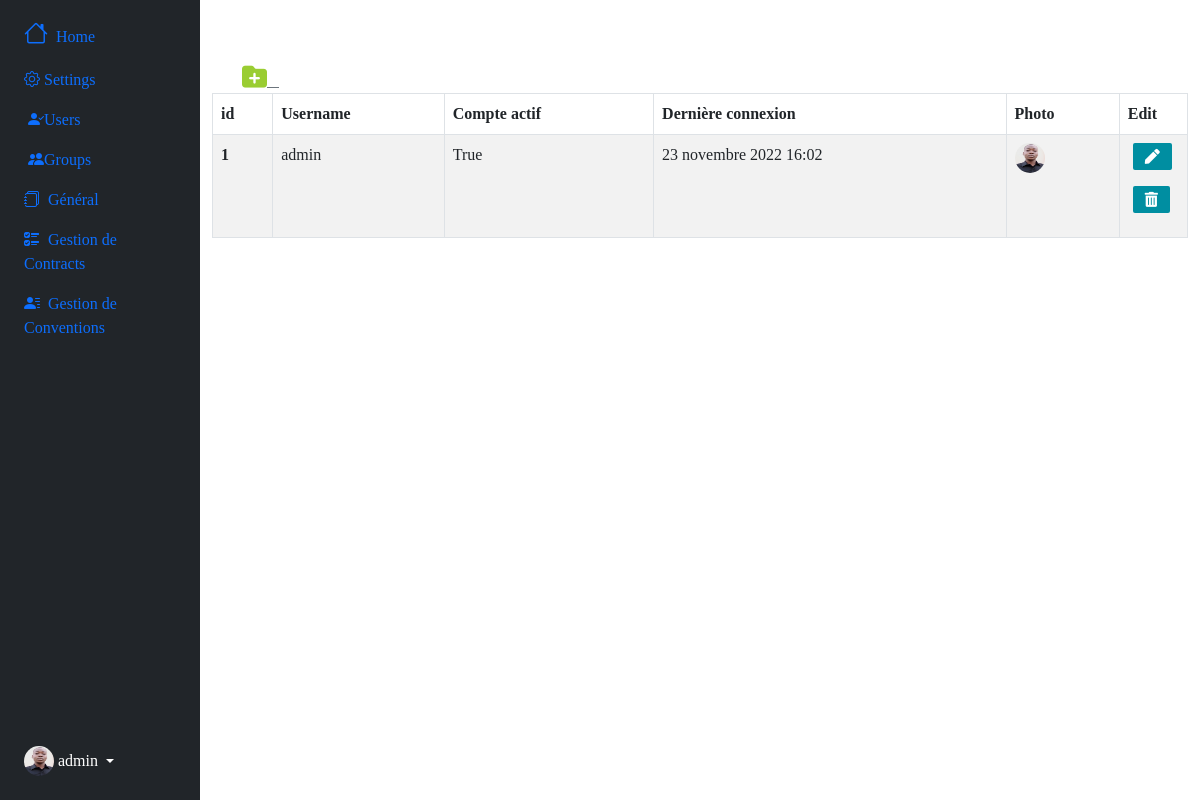
Screenshot of /auth/users (signed in) with the database file from the repository.
### authentication/models.py (models this page shows, shortened)
class User(AbstractUser):
    photo = models.ImageField(upload_to='users_img/', null=True, blank=True)

### authentication/views.py (the view)
# urls.py: path('auth/users', views.users, name="users"),
def users(request):
    user_lists = User.objects.all()
    return render(request, "authentication/list.html", {"user_lists":user_lists})

### authentication/templates/authentication/list.html (shortened to what this page needs)
{% extends 'index.html' %}
{% block main%}
<a href="{% url 'add_user' %}" class="btn-outline-secondary" style="width: 50px; height: 50px; margin-left: 30px;" title="Add user">
  <i style="color: yellowgreen; font-size: 25px; " class="fa-sharp fa-solid fa-folder-plus"></i> &nbsp;&nbsp;
</a>
<table table id="example" class="table table-striped table-bordered nowrap" style="width:100%">
  <thead>
    <tr>
      <th scope="col">id</th>
      <th scope="col">Username</th>
      <th scope="col">Compte actif</th>
      <th scope="col">Dernière connexion</th>
      <th scope="col">Photo</th>
      <th scope="col" style="width: 7%">Edit</th>
    </tr>
  </thead>
  <tbody>
    {% for user_list in user_lists %}
    <tr>
      <th scope="row">{{user_list.id}}</th>
      <td>{{user_list.username}}</td>
      <td>{{user_list.is_active}}</td>
      <td>{{user_list.last_login}}</td>
      <td>
      <img src="{{user_list.photo.url}}" alt="hugenerd" width="30" height="30" class="rounded-circle">
      </td>
      <td>
        <a href="{% url 'edit_user' user_list.id %}" class="btn btn-success text-center" title="Edit user">
          <i style="font-size: 15px;" class="fas fa-pen"></i>
      </a>
      <a class="btn btn-secondary text-center" title="Delete user" data-bs-toggle="modal" data-bs-target="#deleteModal{{user_list.id}}">
          <i style="font-size: 15px;" class="fas fa-trash-alt"></i>
      </a>
    </td>
    </tr>
    {% endfor %}
  </tbody>
</table>
  {% endblock main%}

### templates/index.html (shortened to what this page needs)
{% load static %}
{% load bootstrap_icons %}
<!DOCTYPE html>
<html>
<head>
    	<link href="https://cdn.jsdelivr.net/npm/bootstrap@5.0.2/dist/css/bootstrap.min.css" rel="stylesheet">
		<link rel="stylesheet" href="https://cdn.jsdelivr.net/npm/bootstrap-icons@1.9.1/font/bootstrap-icons.css">
   		<link href="https://cdn.jsdelivr.net/npm/bootstrap@5.0.2/dist/css/bootstrap.min.css" rel="stylesheet">
    	<link rel="stylesheet" href="https://cdnjs.cloudflare.com/ajax/libs/font-awesome/6.1.1/css/all.min.css">
    	<link rel="stylesheet" href="https://cdnjs.cloudflare.com/ajax/libs/font-awesome/5.15.4/css/all.min.css" />
    	<link rel="stylesheet" href={% static "css/index.css" %}>
		<link rel="stylesheet" type="text/css" href="https://cdn.datatables.net/v/bs5/jq-3.6.0/jszip-2.5.0/dt-1.12.1/b-2.2.3/b-html5-2.2.3/b-print-2.2.3/datatables.min.css"/>
</head>
<body>
		<div class="container-fluid">
			<div class="row flex-nowrap">
				<div class="col-auto col-md-3 col-xl-2 px-sm-2 px-0 bg-dark">
					<div class="d-flex flex-column align-items-center align-items-sm-start px-3 pt-2 text-white min-vh-100">
						<ul class="nav nav-pills flex-column mb-sm-auto mb-0 align-items-center align-items-sm-start" id="menu">
							<li class="nav-item">
								<a href="{% url 'home' %}" class="nav-link align-middle px-0">
									<i class="fs-4 bi-house"></i> <span class="ms-1 d-none d-sm-inline">Home</span>
								</a>
							</li>
							<li>
								<a href="#submenu1" data-bs-toggle="collapse" class="nav-link px-0 align-middle">
									<i class="bi bi-gear"></i><span class="ms-1 d-none d-sm-inline">Settings</span> </a>
								<ul class="collapse show nav flex-column ms-1" id="submenu1" data-bs-parent="#menu">
									<li class="w-100">
										<a href="{% url 'users' %}" class="nav-link px-0"> <i class="bi bi-person-check-fill"></i><span class="d-none d-sm-inline">Users</span></a>
									</li>
									<li>
										<a href="#" class="nav-link px-0"> <i class="bi bi-people-fill"></i><span class="d-none d-sm-inline">Groups</span></a>
									</li>
								</ul>
							</li>
							<li>
								<a href="#submenu4" data-bs-toggle="collapse" class="nav-link px-0 align-middle">
									<i class="bi bi-journals"></i> <span class="ms-1 d-none d-sm-inline">Général</span> </a>
							</li>
							<li>
								<a href="#submenu2" data-bs-toggle="collapse" class="nav-link px-0 align-middle ">
									<i class="bi bi-ui-checks"></i> <span class="ms-1 d-none d-sm-inline">Gestion de Contracts</span></a>
							</li>
							<li>
								<a href="#submenu3" data-bs-toggle="collapse" class="nav-link px-0 align-middle">
									<i class="bi bi-person-lines-fill"></i> <span class="ms-1 d-none d-sm-inline">Gestion de Conventions</span> </a>
							</li>
						</ul>
						<div class="dropdown pb-4">
							<a href="#" class="d-flex align-items-center text-white text-decoration-none dropdown-toggle" id="dropdownUser1" data-bs-toggle="dropdown" aria-expanded="false">
								<img src="{{request.user.photo.url}}" alt="hugenerd" width="30" height="30" class="rounded-circle">
								<span class="d-none d-sm-inline mx-1">{{request.user}}</span>
							</a>
						</div>
					</div>
				</div>
				<div class="col py-3">
					{% block main %}
					{% endblock main %}
				</div>
			</div>
		</div>
</body>
</html>

### contrat/static/css/index.css (style rules this page uses)
* { padding: 0; margin: 0; box-sizing: border-box; list-style-type: none; text-decoration: none; font-family: "verdana"; }
.btn { background-color: #008ea1; border-radius: 2px; color: #fff; font-size: .3rem; border: none; cursor: pointer; margin-bottom: 1rem; margin-left: 5px; }
#menu:checked~.sidebar .sidebar-brand, h2 span:last-child, #menu:checked~.sidebar .sidebar-brand, li a span:last-child { display: none; }

### rows the page displays
User: user.photo (picture), user "admin", id "1", username "admin", is_active "True", last_login "23 novembre 2022 16:02", photo (picture)
